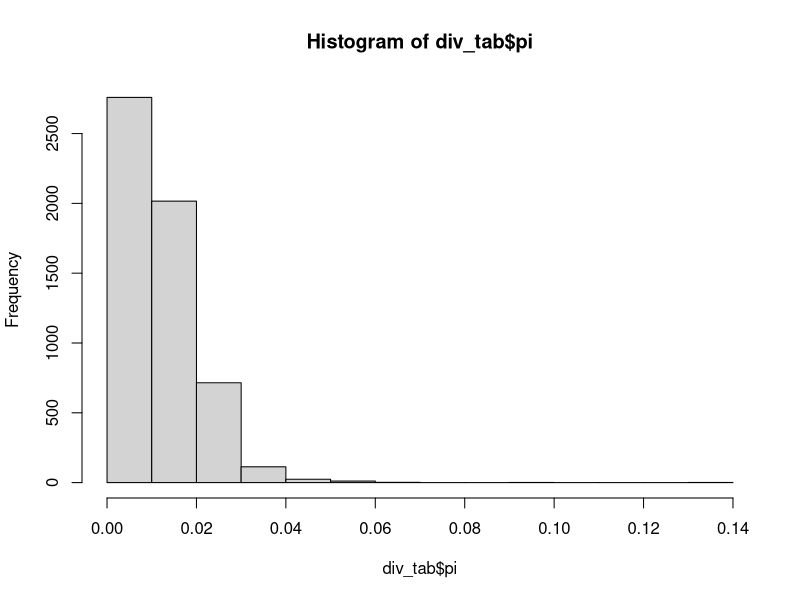
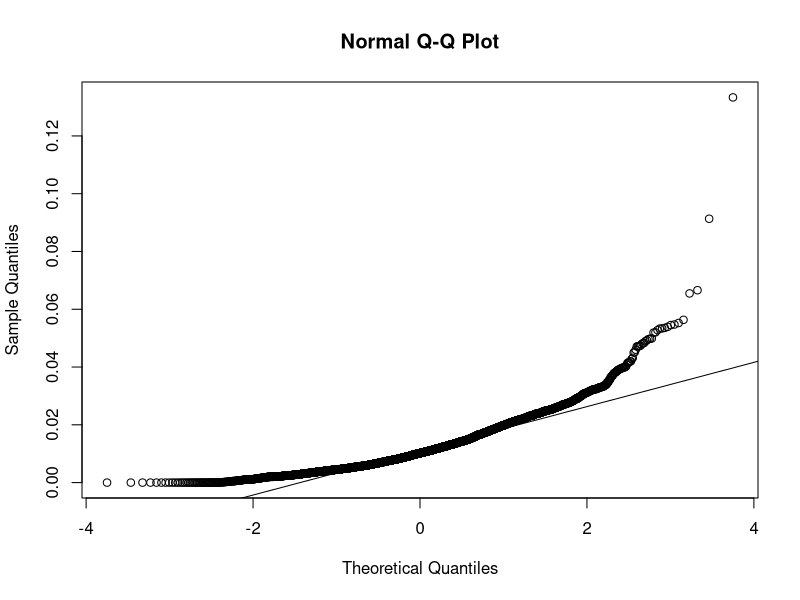
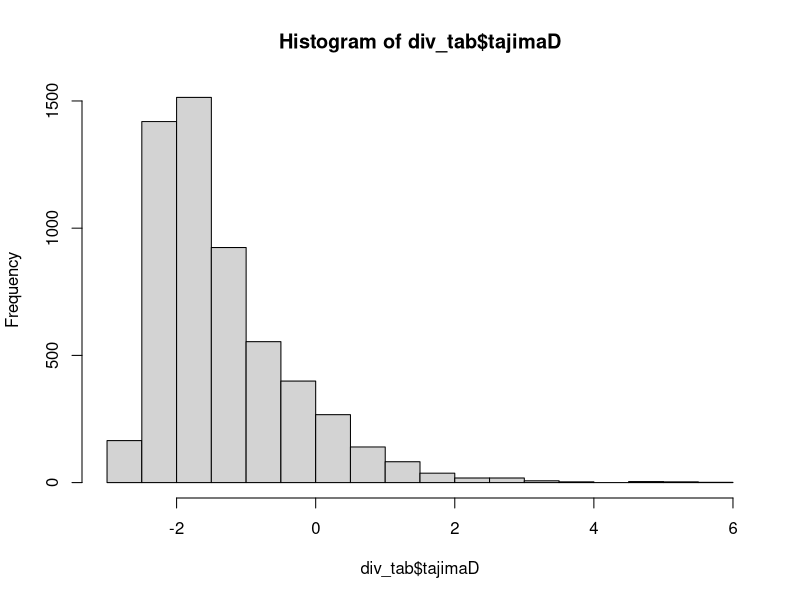
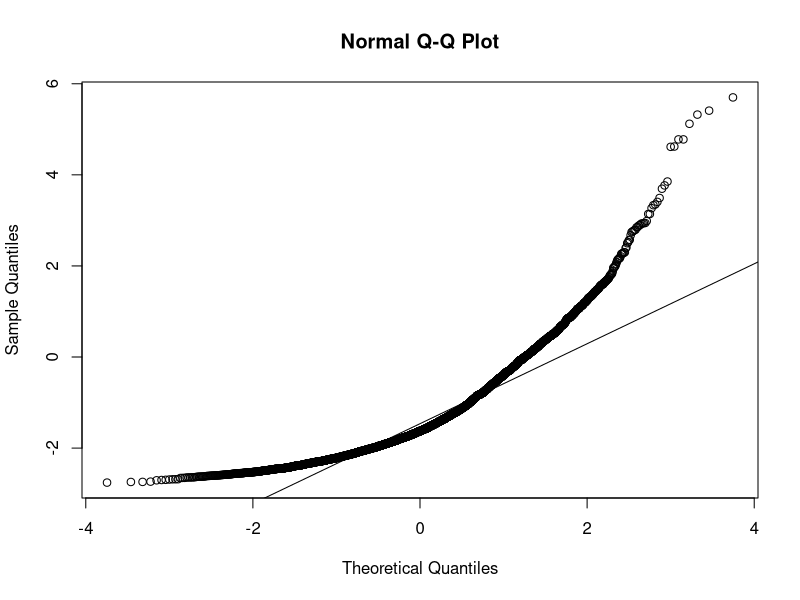
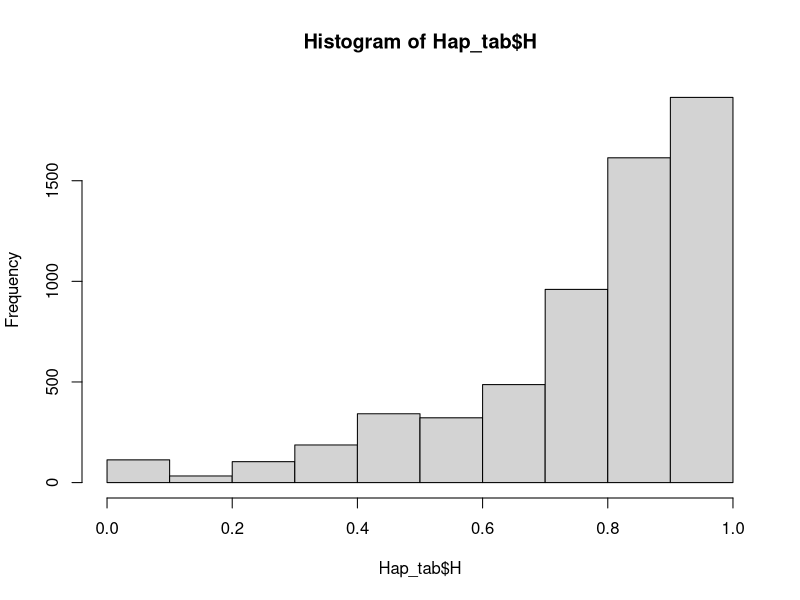
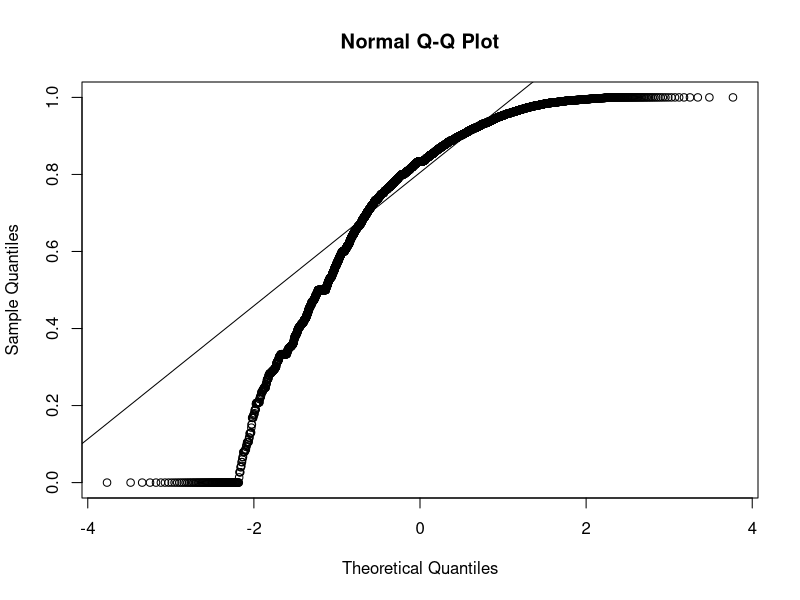
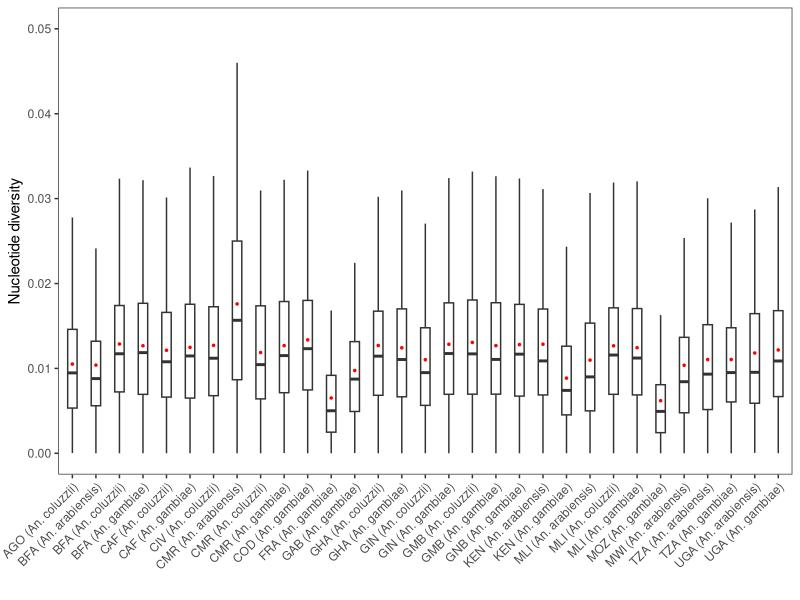
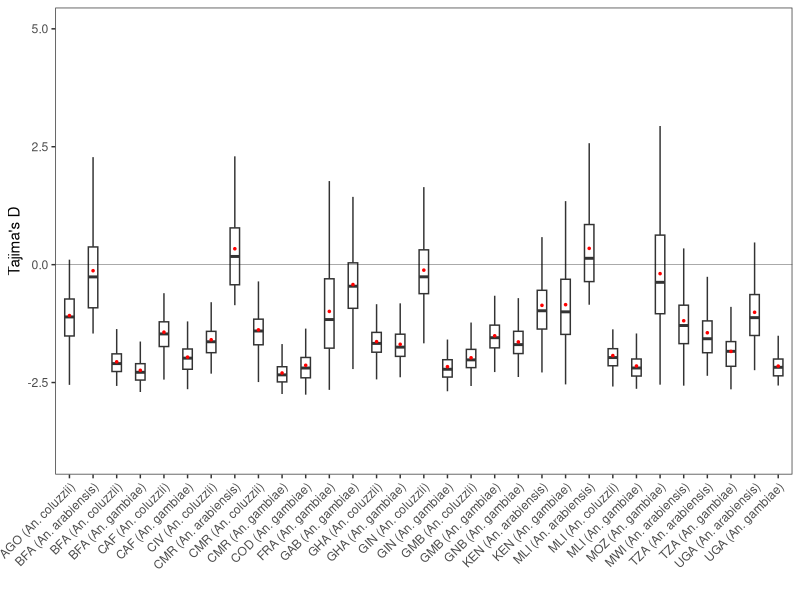

Generate these figures, in order, with R:

#### SNP data and Nucleotide diversity analysis ####

### Import necessary module ####
#install packages required
#install.packages('tidyverse','emmeans','lme4')
library(tidyverse)
library(emmeans)
library(lme4)


### Working directory and reading data table ####
setwd('~/Desktop/Genomics/ag1000G3/All_country/R/')
##
div_tab <- read.table('div_tab.csv', sep = ",", header = T, quote = "\"",
                      stringsAsFactors = TRUE)
#View(div_tab)
Hap_tab <- read.table('Hap_stat.csv', sep = ",", header = T, quote = "\"",
                      stringsAsFactors = TRUE)
#View(Hap_tab)

#### basic data manipulation #####
div_tab$pops <- as.factor(div_tab$pops)
Hap_tab$country <- as.factor(Hap_tab$country)

### Statistical test - verify data distribution #### 
# Verifying  normality
hist(div_tab$pi, breaks = 'sturges')
qqnorm(div_tab$pi)
qqline(div_tab$pi)

hist(div_tab$tajimaD, breaks = 'sturges')
qqnorm(div_tab$tajimaD)
qqline(div_tab$tajimaD)

hist(Hap_tab$H, breaks = 'sturges')
qqnorm(Hap_tab$H)
qqline(Hap_tab$H)

# Conc: The data doesn't follow the normal distribution #

#### Nucleotide diversity statistics #####
#### Nucleotide diversity varies between mosquito populations ?
kruskal.test(pi~pops, data = div_tab)

## Calculate the median and the mean 
mean(div_tab$pi)
median(div_tab$pi)

# fit a model
fit1 <- glm(pi~pops, data = div_tab, family = quasipoisson())
deviance(fit1)/df.residual(fit1)
summary(fit1)
car::Anova(fit1, type='III')

# Multiple comparison 
nuc_div_emm <- emmeans(fit1, pairwise ~ pops, type="response", adjust="none")
nuc_div_contrast_df <- summary(nuc_div_emm$contrasts, infer=TRUE)%>%as.data.frame()
nuc_div_emm_df <- summary(nuc_div_emm$emmeans, infer=TRUE)%>%as.data.frame()


##### Tadjima statistics ####
# Nucleotide diversity varies between mosquito populations ?
kruskal.test(tajimaD~pops, data = div_tab)

## Calculate the median and the mean 
mean(div_tab$tajimaD, na.rm=TRUE)
median(div_tab$tajimaD, na.rm=TRUE)

####
fit2 <- glm(tajimaD~pops, data = div_tab, family = gaussian())
deviance(fit2)/df.residual(fit2)
summary(fit2)
car::Anova(fit2, type='III')

# Multiple comparison 
tajima_emm <- emmeans(fit2, pairwise ~ pops, type="response", adjust="none")
tajima_contrast_df <- summary(tajima_emm$contrasts, infer=TRUE)%>%as.data.frame()
tajima_emm_df <- summary(tajima_emm$emmeans, infer=TRUE)%>%as.data.frame()

# data summary as dataFrame
sum_tab <-  div_tab%>%
  dplyr::group_by(pops)%>%
  dplyr::summarise(me_pi = median(pi), 
                   min_pi = min(pi),
                   max_pi = max(pi),
                   me_D = median(tajimaD, na.rm = T),
                   min_D = min(tajimaD, na.rm = T),
                   max_D = max(tajimaD, na.rm = T),
                   me_theta = median(watt_theta), 
                   min_theta = min(watt_theta),
                   max_theta = max(watt_theta)
                   )
Hap_tab1 <- Hap_tab%>%
  dplyr::group_by(country)%>%
  dplyr::summarise(me_h = median(H),
                   min_h = min(H),
                   max_h = max(H))

max(sum_tab$max_pi)
min(sum_tab$me_pi)
median(sum_tab$me_pi)

max(sum_tab$max_D)
min(sum_tab$min_D)
max(sum_tab$me_D)
min(sum_tab$me_D)

max(div_tab$pi)
min(div_tab$pi)

max(sum_tab$max_theta)
min(sum_tab$min_theta)
max(sum_tab$me_theta)
min(sum_tab$me_theta)

max(div_tab$tajimaD, na.rm = T)
min(div_tab$tajimaD, na.rm = T)

max(Hap_tab$H, na.rm = T)
min(Hap_tab$H, na.rm = T)

max(Hap_tab1$me_h, na.rm = T)
min(Hap_tab1$me_h, na.rm = T)

# Save df to csv
write.csv(sum_tab, 'R_sumtab.csv')
write.csv(Hap_tab1, 'R_Hap_tab1.csv')

#### Data plotting ####
# Nucleotide diversity plot 
ggplot(data = div_tab, aes(x = pops, y = pi))+
  geom_boxplot(outlier.shape = NA, width=0.4, na.rm = T)+
  stat_summary(fun = mean, geom = "point",
               shape=20,size=1,color="red",fill='red')+
  theme_bw() +ylim(0,0.05)+
  labs(x ="", y = "Nucleotide diversity")+
  theme(axis.text.x = element_text(angle = 45, hjust=1),
        panel.grid = element_blank(),
        legend.position = 'none')

# Tajima's D plot
ggplot(data = div_tab, aes(x = pops, y = tajimaD))+
  geom_boxplot(outlier.shape = NA, width=0.4, na.rm = T)+
  stat_summary(fun = mean, geom = "point",
               shape=20,size=1,color="red",fill='red')+
  geom_hline(yintercept = 0, size=.1)+ theme_bw() + ylim(-4,5)+
  labs(x ="", y = "Tajima's D")+
  theme(axis.text.x = element_text(angle = 45, hjust=1),
        panel.grid = element_blank(),
        legend.position = 'none')

# Watterson theta plot
ggplot(data = div_tab, aes(x = pops, y = watt_theta))+
  geom_boxplot(outlier.shape = NA, width=0.4, na.rm = T)+
  stat_summary(fun = mean, geom = "point",
               shape=20,size=1,color="red",fill='red')+
  theme_bw() +
  labs(x ="", y = "Watterson’s theta")+
  theme(axis.text.x = element_text(angle = 45, hjust=1),
        panel.grid = element_blank(),
        legend.position = 'none')

## Other plot : violon plot
ggplot(data = div_tab, aes(x = pops, y = pi))+
  geom_violin(width=0.5, na.rm = T)+
  stat_summary(fun = mean, geom = "point",
               shape=20,size=1,color="red",fill='red')+
  theme_bw() +
  labs(x ="", y = "Nucleotide diversity")+
  theme(axis.text.x = element_text(angle = 45, hjust=1),
        panel.grid = element_blank(),
        legend.position = 'none')

ggplot(data = div_tab, aes(x = pops, y = tajimaD))+
  geom_violin(width=0.5, na.rm = T)+
  stat_summary(fun = mean, geom = "point",
               shape=20,size=1,color="red",fill='red')+
  theme_bw() +
  labs(x ="", y = "Tajima's D")+
  theme(axis.text.x = element_text(angle = 45, hjust=1),
        panel.grid = element_blank(),
        legend.position = 'none')

### Haplotype diversity plot
ggplot(data = Hap_tab, aes(x = country, y = H))+
  geom_boxplot(outlier.shape = NA, width=0.4, na.rm = T)+
  stat_summary(fun = mean, geom = "point",
               shape=20,size=2,color="red",fill='red')+
  theme_bw() +
  labs(x ="", y = "Haplotype diversity")+
  theme(axis.text.x = element_text(angle = 45, hjust=1),
        panel.grid = element_blank(), legend.position = 'none')

ggplot(data = Hap_tab, aes(x = country, y = H))+
  geom_violin(width=0.4, na.rm = T)+
  stat_summary(fun = mean, geom = "point",
               shape=20,size=2,color="red",fill='red')+
  theme_bw() +
  labs(x ="", y = "Haplotype diversity")+
  theme(axis.text.x = element_text(angle = 45, hjust=1),
        panel.grid = element_blank(), legend.position = 'none')
